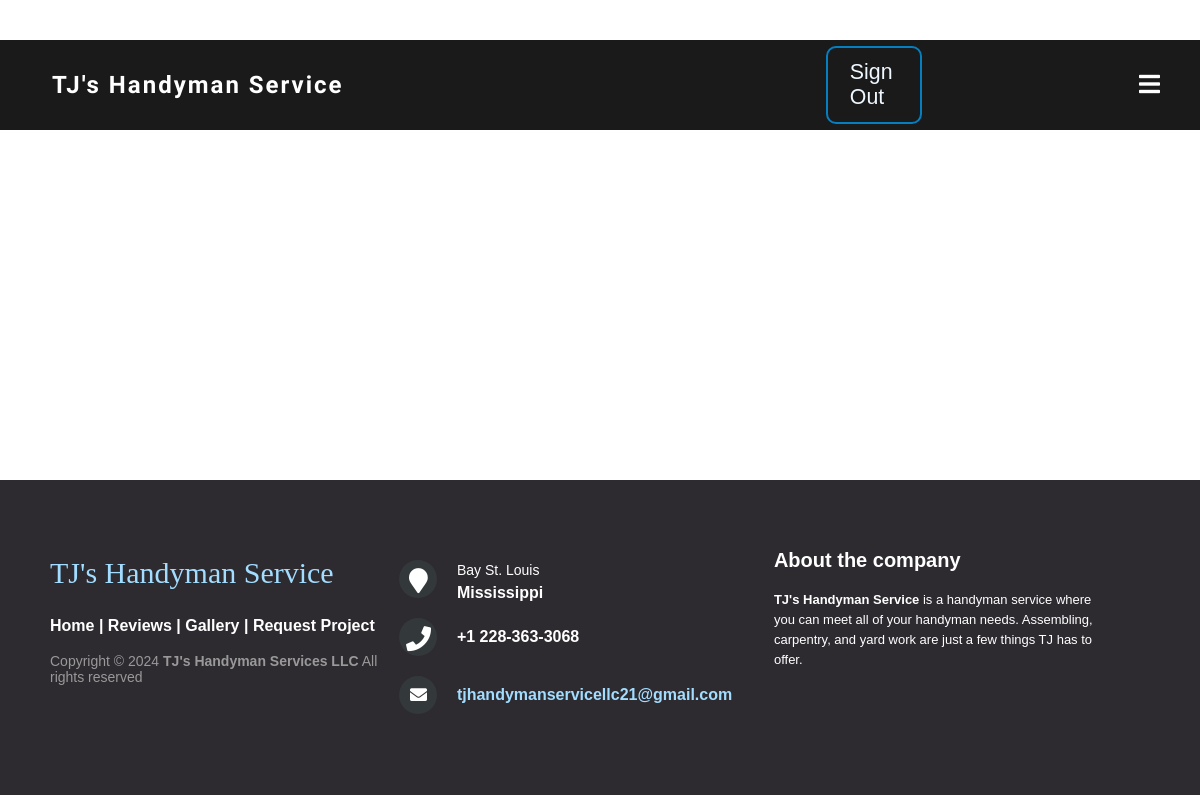
The app's page /reviews/ (signed in), older data.
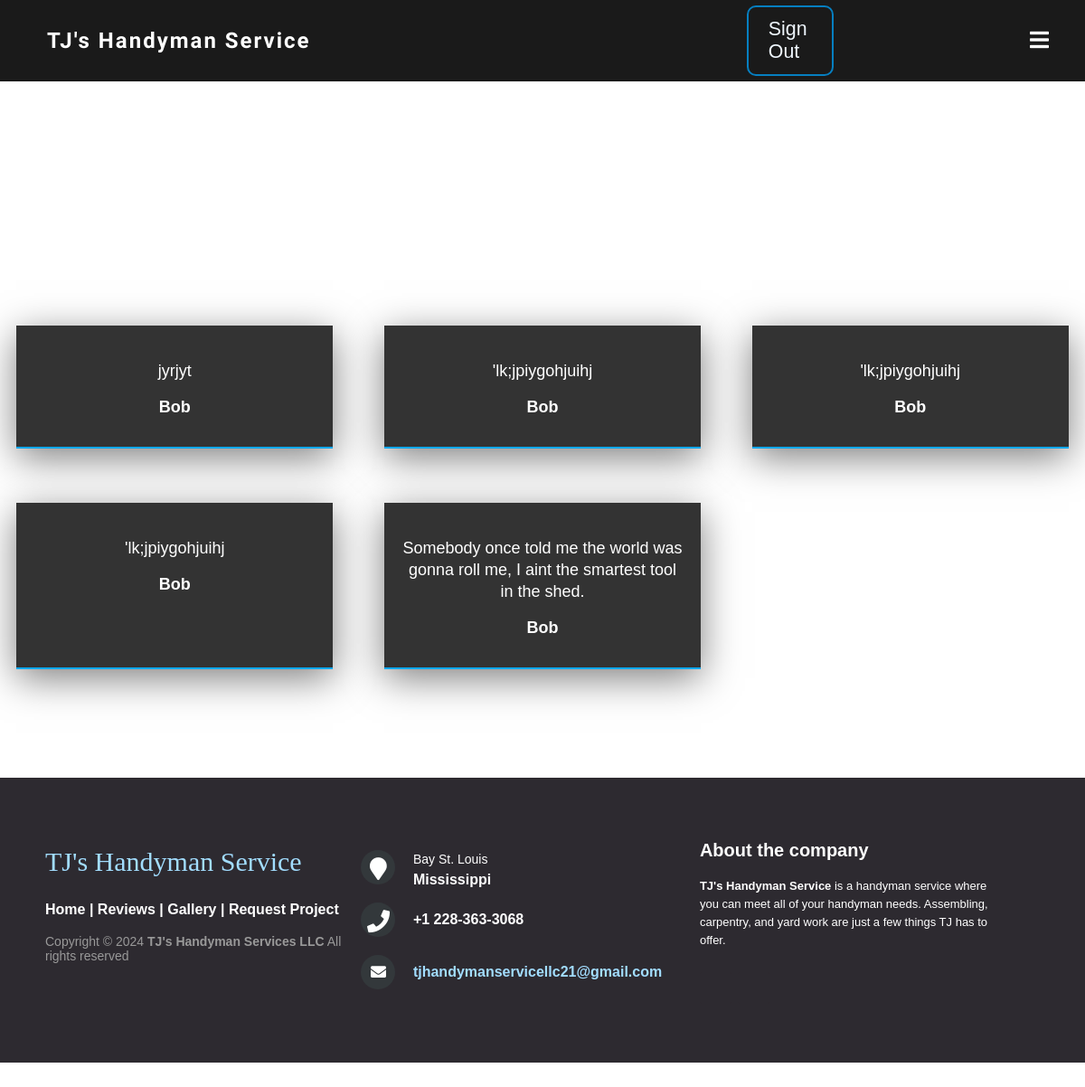
The same page, newer data.
### capStoneApp/models.py (models this page shows, shortened)
class Review(models.Model):
    user = models.ForeignKey(User, on_delete=models.CASCADE)
    text = models.TextField()
    rating = models.IntegerField(default=0)
    created_at = models.DateTimeField(auto_now_add=True)

### capStoneApp/views.py (the view)
# urls.py: path('reviews/', views.reviews, name='reviews'),
@login_required
def reviews(request):
    reviews = Review.objects.all()
    return render(request, 'reviews.html', {'reviews': reviews})

### capStoneApp/templates/reviews.html (shortened to what this page needs)
{% extends 'index.html' %}
{% load static %}
{% block content %}
<head>
  <link rel="stylesheet" href="{% static "reviews.css" %}">
</head>
<body>
  <div class="testimonials">
    {% for review in reviews %}
    <div class="card">
        <div class="layer"></div>
        <div class="content">
            <p>{{review.text}}</p>
                <div class="details"><h2>{{review.user}}</h2></div>
        </div>
    </div>
    {% endfor %}
  </div>
</body>
{% endblock %}

Row changes from the older to the newer data that the page shows:
added Review: text "jyrjyt", user "Bob"
added Review: text "'lk;jpiygohjuihj", user "Bob"
added Review: text "'lk;jpiygohjuihj", user "Bob"
added Review: text "'lk;jpiygohjuihj", user "Bob"
added Review: text "Somebody once told me the world was gonna roll me, I aint the smartest tool in the shed.", user "Bob"
